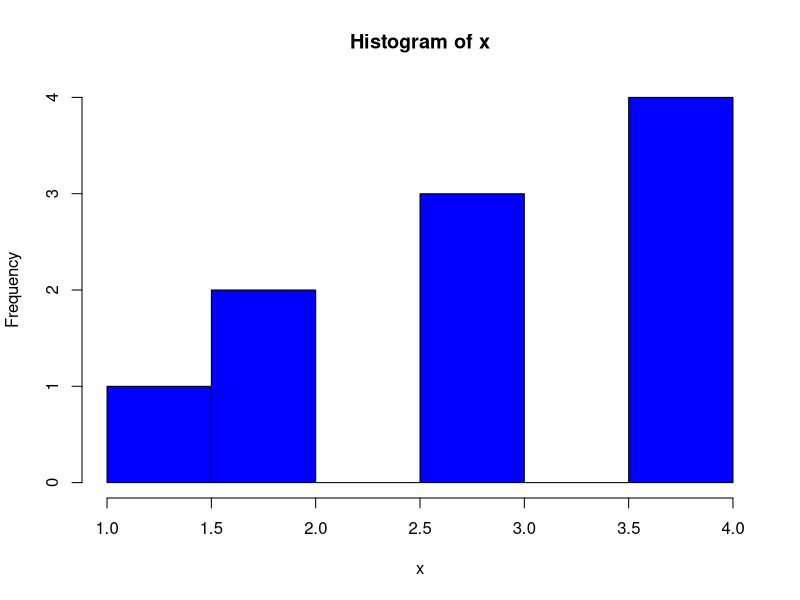
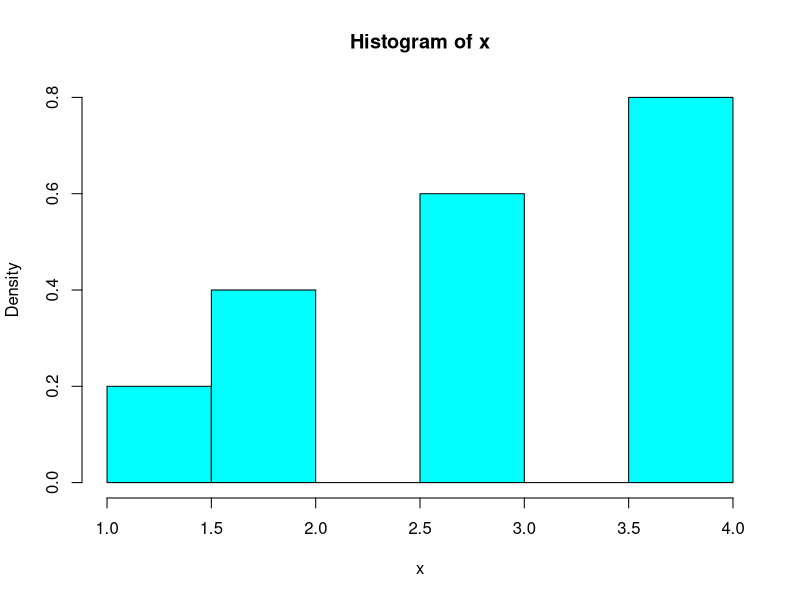
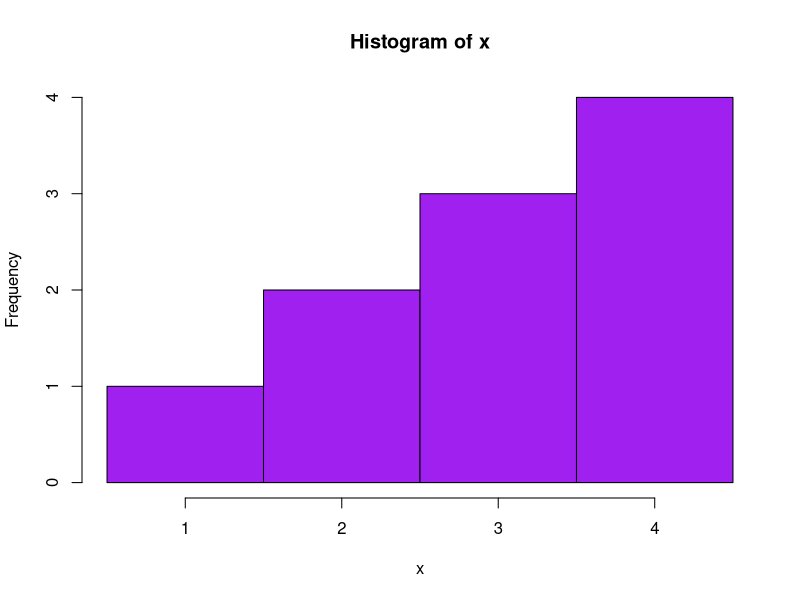
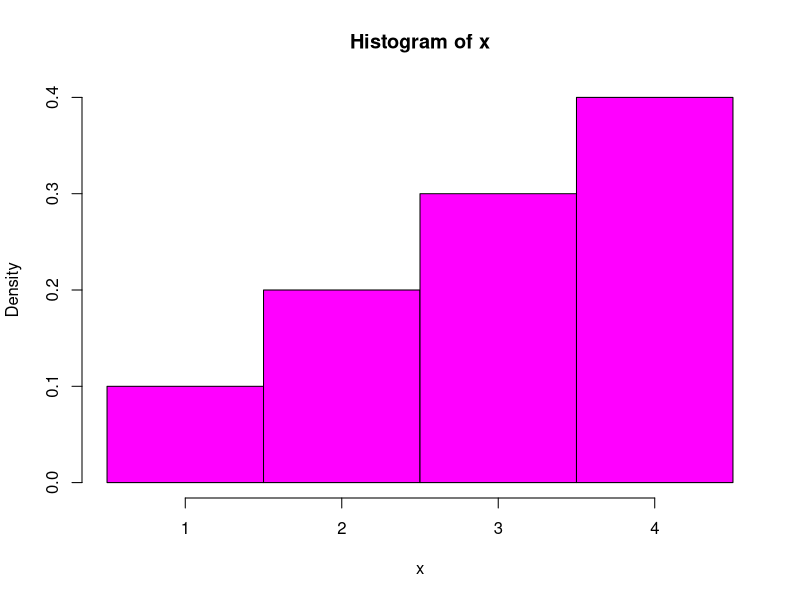
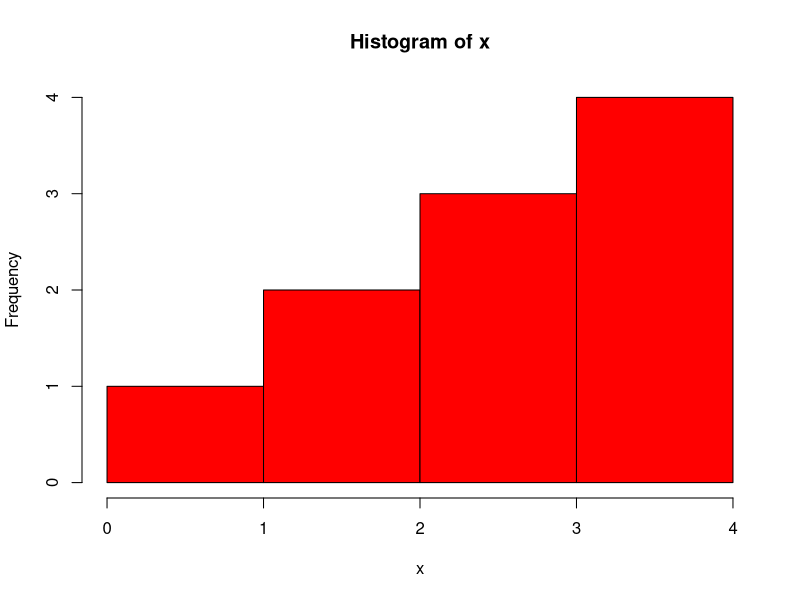
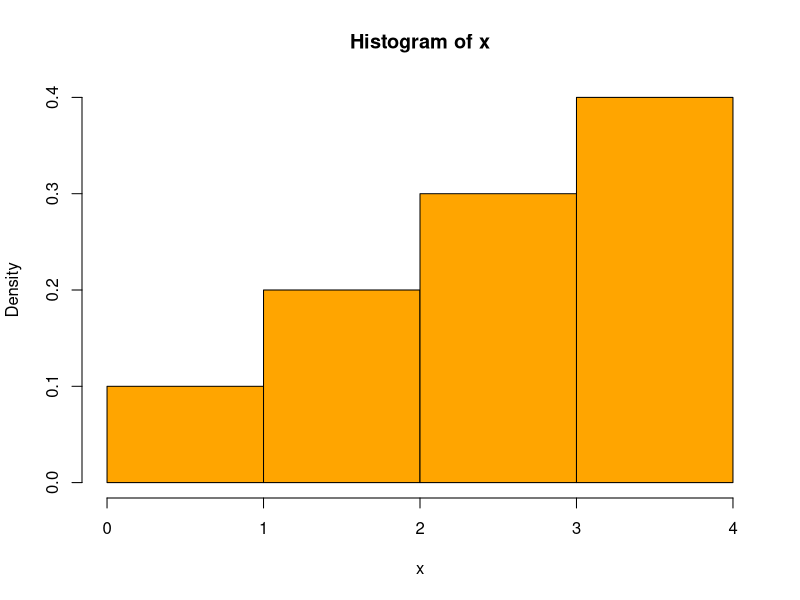
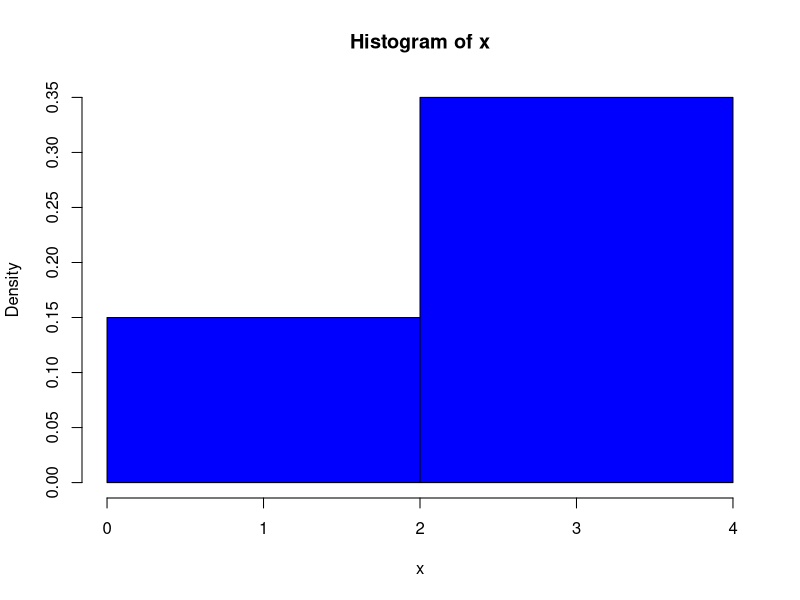
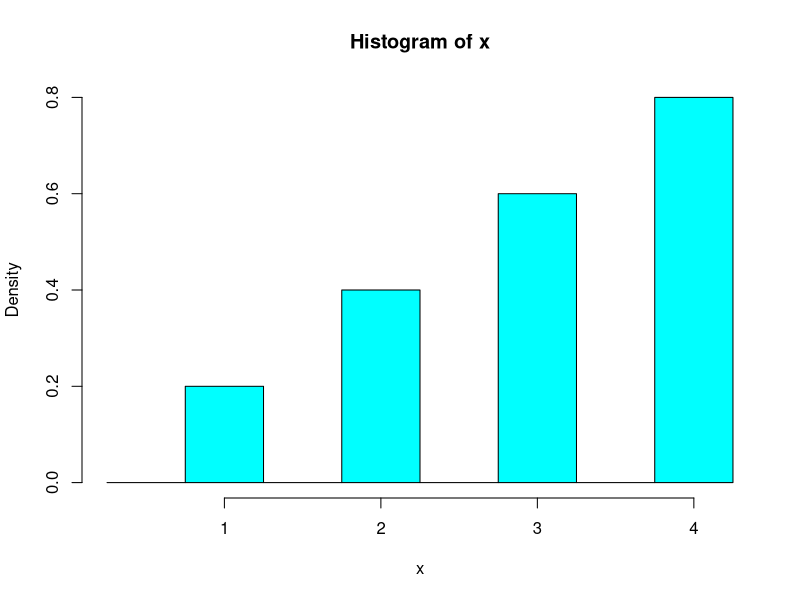

Reproduce these figures in R, in order.
#---------------------------------------------------------
# File:   MIT18_05S22_r_hist_tut.r
# Author: Jeremy Orloff
#
# MIT OpenCourseWare: https://ocw.mit.edu
# 18.05 Introduction to Probability and Statistics
# Spring 2022
# For information about citing these materials or our Terms of Use, visit:
# https://ocw.mit.edu/terms}.
#
#---------------------------------------------------------

# Tutorial:
# Simple histogram examples ----
# R has the function hist() to make histograms of data

# Make up some data x
x = c(1,2,2,3,3,3,4,4,4,4)

#---------------------------------
# Default histograms
# The simplest thing to do is let R decide how to draw
# the histogram

# By default R makes a frequency histogram, i.e.
# the heights of the bars are the counts in each bin
hist(x, col='blue')

# If we want the area of each bar to represent the fraction of
# the data in the bin we need a density histogram. This is
# done by setting freq = FALSE
hist(x, col='cyan', freq=FALSE)
# Notice that the vertical axis is now labeled 'density'

#----------------------------------------
# Controlling the size and position of the bins
# R lets us control where the edges of each bin fall by
# using the 'breaks' parameter. Here we'll set each bin to
#  run between half integers.
brks = c(.5, 1.5, 2.5, 3.5, 4.5)
hist(x,breaks=brks, col="purple", freq=TRUE)

# We can use breaks with freq = FALSE
hist(x, breaks=brks, col="magenta", freq=FALSE)

# A different set of breaks
brks = c(0,1,2,3,4)
hist(x, breaks=brks, col="red", freq=TRUE)
hist(x, breaks=brks, col="orange", freq=FALSE)

brks = c(0,2,4)
hist(x, breaks=brks, col="blue", freq=FALSE)

brks = c(.25,.75,1.25,1.75,2.25,2.75,3.25,3.75,4.25)
hist(x, breaks=brks, col="cyan", freq=FALSE)

#----------------------------------
# Unequal bins
# We are allowed to use unequal width bins
brks = c(0,1,2,4)
# The frequency histogram generates a warning 
# because frequency is the count in each bin, so wider
# bins tend to be taller
hist(x, breaks=brks, col="red", freq=TRUE) #GENERATES WARNING

# Density diagrams are fine with unequal bins, because it is the 
# area of the bar that represents the fraction of the data in a bin
hist(x, breaks=brks, col="orange", freq=FALSE)

#-----------------------------------------
# An example with a lot of data
# The runif(n, 0, 1) functions generates random data from a uniform 
# distribution on [0,1]
x = runif(5000, 0, 1)

# We make a histogram with bins 0.05 wide
brks = seq(0, 1, 0.05)
hist(x, breaks=brks, col='orange')
# The histogram is pretty flat

# We can average together 2 independent copies
# and see what the  looks like
x1 = runif(5000, 0, 1)
x2 = runif(5000, 0, 1)
y = (x1+x2)/2
# Make a density histogram (we set the ylim to make sure it
# is big enough to accomodate the pdf we'll draw next)
hist(y, breaks=brks, col='cyan', freq=FALSE, ylim=c(0,2.2))

# We happen to know that the average y has range [0,1]
# and pdf 4t from 0 to 1/2 and 4-4t from 1/2 to 1
# So we plot the pdf on top of the histogram
a1 = seq(0, 0.5, 0.01)
b1 = 4*a1
a2 = seq(0.5, 1.0, 0.01)
b2 = 4-4*a2
lines(c(a1,a2), c(b1,b2), col='blue',lwd=2)
